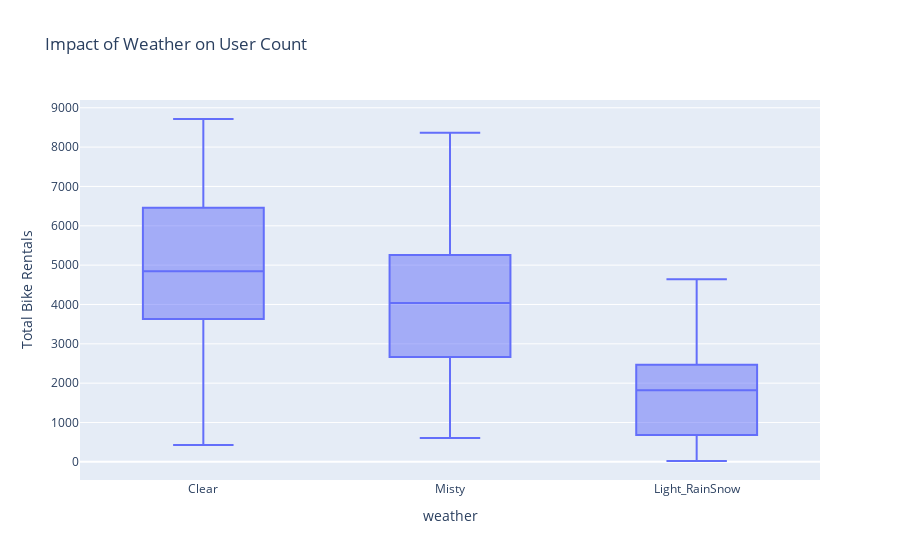

Notebook code for this chart:
### Markdown cell above
### Pertanyaan 1:

### Code cell
# Define the order of the weather categories
weather_order = ['Clear', 'Misty', 'Light_RainSnow', 'Heavy_RainSnow']

# Create the box plot with Plotly Express
fig = px.box(days_df, x='weather', y='total_count', category_orders={'weather': weather_order},
             labels={'total_count': 'Total Bike Rentals'}, title='Impact of Weather on User Count')

# Update x-axis tick labels
fig.update_xaxes(tickvals=weather_order, ticktext=['Clear', 'Misty', 'Light_RainSnow', 'Heavy_RainSnow'])

# Show the figure
fig.show()

### Figure 1 — Plotly figure (JSON) as saved in the notebook; plotly's stock layout.template omitted (floating-point values rounded to 4 significant figures; data arrays with more than 128 entries replaced by an {"elided": "..."} marker saying what was removed)
{"data": [{"alignmentgroup": "True", "hovertemplate": "weather=%{x}<br>Total Bike Rentals=%{y}<extra></extra>", "legendgroup": "", "marker": {"color": "#636efa"}, "name": "", "notched": false, "offsetgroup": "", "orientation": "v", "showlegend": false, "type": "box", "x": {"elided": "731 str values"}, "x0": " ", "xaxis": "x", "y": {"elided": "731 int values"}, "y0": " ", "yaxis": "y"}], "layout": {"boxmode": "group", "legend": {"tracegroupgap": 0}, "title": {"text": "Impact of Weather on User Count"}, "xaxis": {"anchor": "y", "categoryarray": ["Clear", "Misty", "Light_RainSnow", "Heavy_RainSnow"], "categoryorder": "array", "domain": [0, 1], "ticktext": ["Clear", "Misty", "Light_RainSnow", "Heavy_RainSnow"], "tickvals": ["Clear", "Misty", "Light_RainSnow", "Heavy_RainSnow"], "title": {"text": "weather"}}, "yaxis": {"anchor": "x", "domain": [0, 1], "title": {"text": "Total Bike Rentals"}}}}
